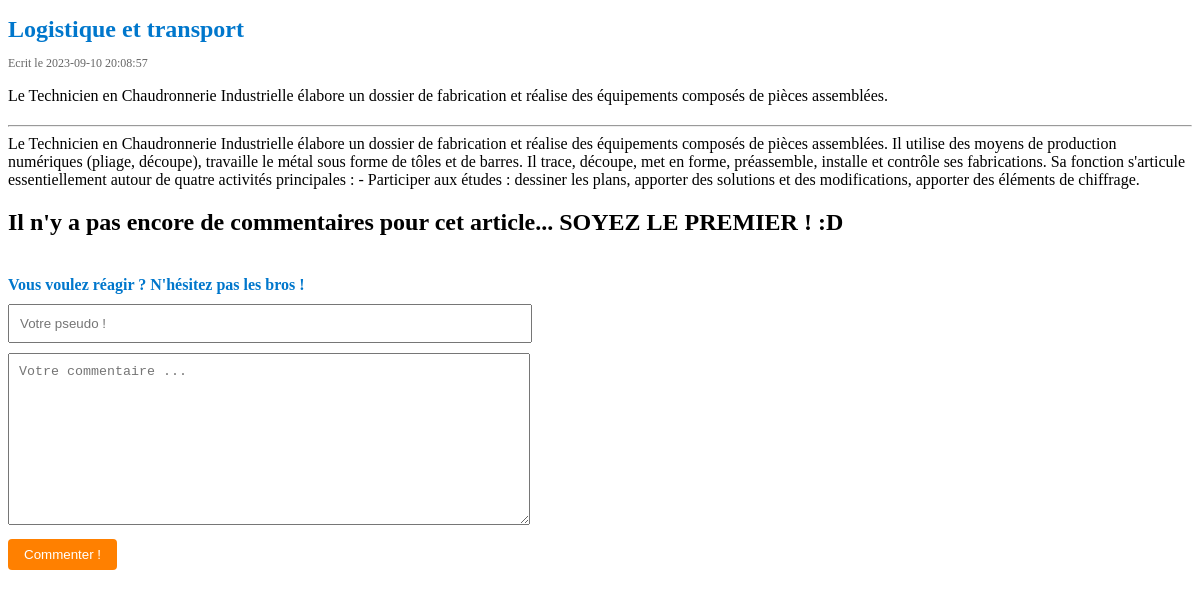
Page /article?id=152 on the committed database.
### tables this page shows
CREATE TABLE `articles` (
  `id` int(11) NOT NULL,
  `aimage` varchar(1000) DEFAULT NULL,
  `title` varchar(255) NOT NULL,
  `slug` varchar(255) NOT NULL,
  `introduction` text NOT NULL,
  `content` text NOT NULL,
  `created_at` datetime NOT NULL
);

### article.php (called while the page is built, shortened)
<?php
$article_id = filter_input(INPUT_GET, 'id', FILTER_VALIDATE_INT);
$pdo = new PDO('mysql:host=localhost;dbname=blogpoo;charset=utf8', 'root', '', [
    PDO::ATTR_ERRMODE => PDO::ERRMODE_EXCEPTION,
    PDO::ATTR_DEFAULT_FETCH_MODE => PDO::FETCH_ASSOC
]);
$query = $pdo->prepare("SELECT * FROM articles WHERE id = :article_id");
$query->execute(['article_id' => $article_id]);
$article = $query->fetch();
$query = $pdo->prepare("SELECT * FROM comments WHERE article_id = :article_id");
$query->execute(['article_id' => $article_id]);
$commentaires = $query->fetchAll();
require('templates/articles/show_html.php');
require('templates/layout_html.php');

### templates/articles/show_html.php (the view, shortened to what this page needs)
<h1 class="article-title"><?= $article['title'] ?></h1>
<small class="article-date">Ecrit le <?= $article['created_at'] ?></small>
<p class="article-introduction"><?= $article['introduction'] ?></p>
<hr class="article-divider">
<?= $article['content'] ?>
<?php if (count($commentaires) === 0) : ?>
  <h2 class="comment-heading">Il n'y a pas encore de commentaires pour cet article... SOYEZ LE PREMIER ! :D</h2>
<?php endif ?>
<form action="save-comment" method="POST" class="comment-form">
  <h3 class="comment-form-heading">Vous voulez réagir ? N'hésitez pas les bros !</h3>
  <input type="text" name="author" placeholder="Votre pseudo !" class="comment-form-author">
  <textarea name="content" cols="30" rows="10" placeholder="Votre commentaire ..." class="comment-form-content"></textarea>
  <button class="comment-form-submit">Commenter !</button>
</form>

### templates/layout_html.php (style rules this page uses)
.article-title { font-size: 24px; color: #0077CC; margin-bottom: 10px; }
.article-date { font-size: 12px; color: #666; }
.article-introduction { margin-bottom: 20px; }
.comment-form { margin-top: 40px; }
.comment-form h3 { font-size: 16px; color: #0077CC; margin-bottom: 10px; }
.comment-form input[type="text"], .comment-form textarea { width: 100%; padding: 10px; margin-bottom: 10px; }
.comment-form textarea { resize: vertical; }
.comment-form button { padding: 8px 16px; background-color: #FF8000; color: #FFF; border: none; border-radius: 4px; cursor: pointer; }
form { margin-top: 20px; width: 500px; }
input[type="text"], textarea { width: 100%; padding: 10px; margin-bottom: 10px; }

### rows in the picture
articles: title "Logistique et transport", created_at "2023-09-10 20:08:57", introduction "Le Technicien en Chaudronnerie Industrielle élabore un dossier de fabrication et réalise des équipements composés de pièces assemblées.", content "Le Technicien en Chaudronnerie Industrielle élabore un dossier de fabrication et réalise des équipements composés de pièces assemblées. Il utilise des moyens de production numériques (pliage, découpe), travaille le métal sous forme de tôles et de barres. Il trace, découpe, met en forme, préassemble, installe et contrôle ses fabrications. Sa fonction s'articule essentiellement autour de quatre activités principales : - Participer aux études : dessiner les plans, apporter des solutions et des modifications, apporter des éléments de chiffrage."
